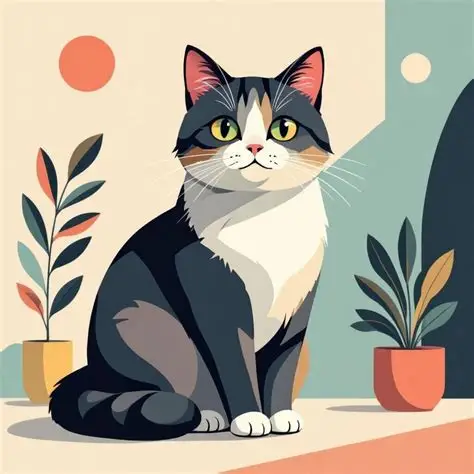
#> input picture IA2/gato.jpg, 474 x 474 px
$ python blur.py
#> lines starting #> are read from the running program, lines starting #| are printed output that depends on the picture
# -*- coding: utf-8 -*-
"""
Created on Mon Aug 31 20:47:42 2026

@author: zaldi
"""

# ====================Filtros en imagenes====================
import cv2
import numpy as np
import random
import matplotlib.pyplot as plt
img = cv2.imread('gato.jpg', 0)
#> img: shape (474, 474); min 0, max 255, mean 164.3
print("Tamaño:", img.shape)
#| Tamaño: (474, 474)
print("Tipo:", img.dtype)
#| Tipo: uint8
# lectura de la imageen en escala de gris& "C:\Users\zaldi\AppData\Local\Microsoft\WindowsApps\python3.13.exe" -m pip install matplotlib
img = cv2.imread('nina.jpg', 0)
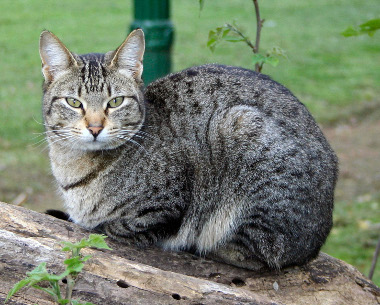
#> input picture IA2/nina.jpg, 380 x 305 px
#> img: shape (305, 380); min 0, max 255, mean 122
print("Tamaño:", img.shape)
#| Tamaño: (305, 380)
print("Tipo:", img.dtype)
#| Tipo: uint8
# filtro media
# copia de imagen entre 0 y 1
A = img.copy() / 255

# guardar el tamano de la imagen
m, n = A.shape
#> m = 305; n = 380
# crear imagen nueva
B = np.zeros((m, n))
i = 2
j = 2

for i in range(m - 1):
    for j in range(n - 1):
        B[i, j] = (A[i - 1, j - 1] + A[i - 1, j] + A[i - 1, j + 1]
                  + A[i, j - 1] + A[i, j] + A[i, j + 1]
                  + A[i + 1, j - 1] + A[i + 1, j] + A[i + 1, j + 1])
        B[i, j] = B[i, j] / 9
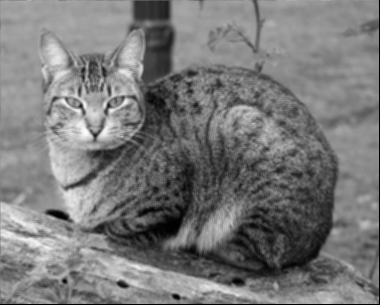
#> B: shape (305, 380) float64; min 0, max 0.981, mean 0.475

cv2.imshow('img', img)
cv2.imshow('filtro media', B)
cv2.waitKey(0)
cv2.destroyAllWindows()

# filtro pasa altas
# mascara de convolucion para deteccion de bordes
h = np.array([[-1, -1, -1], [-1, 8, -1], [-1, -1, -1]])
for i in range(m - 1):
    for j in range(n - 1):
        B[i, j] = (h[0, 0] * A[i - 1, j - 1] + h[0, 1] * A[i - 1, j] + h[0, 2] * A[i - 1, j + 1]
                  + h[1, 0] * A[i, j - 1] + h[1, 1] * A[i, j] + h[1, 2] * A[i, j + 1]
                  + h[2, 0] * A[i + 1, j - 1] + h[2, 1] * A[i + 1, j] + h[2, 2] * A[i + 1, j + 1])
        B[i, j] = abs(B[i, j])
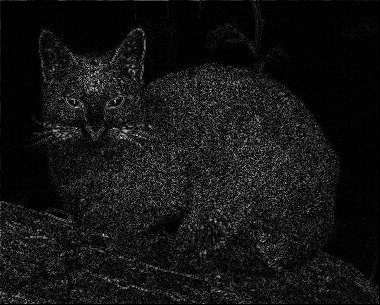
#> B: shape (305, 380) float64; min 0, max 4.25, mean 0.343; drawn with min black and max white

cv2.imshow('img', img)
cv2.imshow('filtro pasa altas', B)
cv2.waitKey(0)
cv2.destroyAllWindows()

# filtro media con funcion
# lectura de la imageen en escala de gris
img = cv2.imread('nina.jpg')
#> img is the input picture: shape (305, 380, 3); mean B, G, R 109.6, 127.1, 116.7
filtrada = cv2.blur(img, (5, 5))
# mostrar
cv2.imshow("Imagen original", img)
cv2.imshow("Filtro medi", filtrada)
cv2.waitKey(0)
cv2.destroyAllWindows()

# ==========================tipos de ruido==========================
def sp_noise(image, prob):
    '''
    Agregue ruido de sal y pimienta
    problema: relación de ruido
    '''
#> called with prob = 0.02
    output = np.zeros(image.shape, np.uint8)
    thres = 1 - prob
    for i in range(image.shape[0]):
        for j in range(image.shape[1]):
            rdn = random.random()
            if rdn < prob:
                output[i][j] = 0
            elif rdn > thres:
                output[i][j] = 255
            else:
                output[i][j] = image[i][j]
    return output

out1 = sp_noise(img, prob=0.02)
cv2.imshow("ruido sal pimienta", out1)
cv2.waitKey(0)
cv2.destroyAllWindows()

def gasuss_noise(image, mean=0, var=0.001):
    '''
    Agregue ruido gaussiano
    significar: significar
    var: varianza
    '''
#> called with mean = 0, var = 0.01
    image = np.array(image / 255, dtype=float)
    noise = np.random.normal(mean, var ** 0.5, image.shape)
    out = image + noise
    if out.min() < 0:
        low_clip = -1.
    else:
        low_clip = 0.
    out = np.clip(out, low_clip, 1.0)
    out = np.uint8(out * 255)
    return out

out2 = gasuss_noise(img, mean=0, var=0.01)

# Mostrar imagen
titles = ['Original Image', 'Add Salt and Pepper noise', 'Add Gaussian noise']
images = [img, out1, out2]

plt.figure(figsize=(20, 15))
for i in range(3):
    plt.subplot(1, 3, i + 1)
    plt.imshow(images[i], 'gray')
    plt.title(titles[i])
    plt.xticks([]), plt.yticks([])
plt.show()
#> figure, not shown here; B, G, R data is drawn as R, G, B

# ====================Filtros de suavizado con comando de cv2====================
# lectura de la imageen en escala de gris
img = cv2.imread('foto.png')
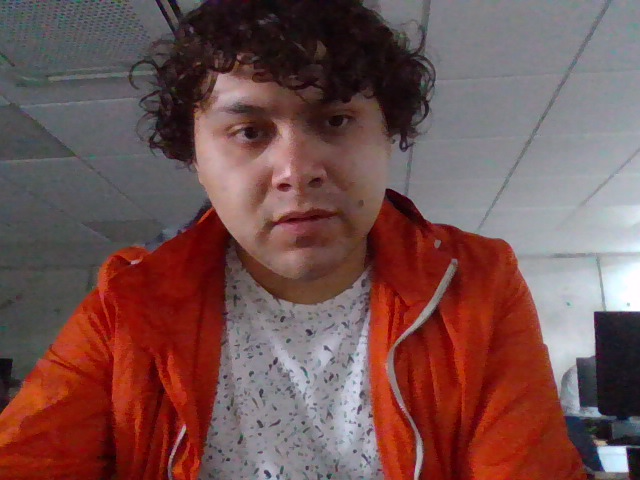
#> input picture IA2/foto.png, 640 x 480 px
#> img is the input picture: shape (480, 640, 3); mean B, G, R 79.6, 80.8, 115.7

# filtro convolucion
kernel = np.ones((3, 3), np.float32) / 9
# filter2D recibe laimage a filtrar, la profundidad, -1 le da la misma profundidad que la imagen de entard
# matriz de 2d a utilizar
# en este caos se lee la imagen con ruidp
convolucion = cv2.filter2D(out1, -1, kernel)
cv2.imshow('img', out1)
cv2.imshow('convolucion', convolucion)
cv2.waitKey(0)
cv2.destroyAllWindows()

# filtro promedio
promedio = cv2.blur(out1, (3, 3))
cv2.imshow('img', out1)
cv2.imshow('promedio', promedio)
cv2.waitKey(0)
cv2.destroyAllWindows()

# filtro gaussiano
# Parametros que recibe imagen, tamano del kernel y desviacion estandar
gaussiano = cv2.GaussianBlur(out1, (3, 3), 0)
cv2.imshow('img', out1)
cv2.imshow('gaussiano', gaussiano)
cv2.waitKey(0)
cv2.destroyAllWindows()

# filtro mediana
mediana = cv2.medianBlur(out1, 3)
cv2.imshow('img', out1)
cv2.imshow('mediana', mediana)
cv2.waitKey(0)
cv2.destroyAllWindows()

# deteccion de bordes
# Filtro promedio suaviza la imagen
img = cv2.imread('animales.jpg', 0)
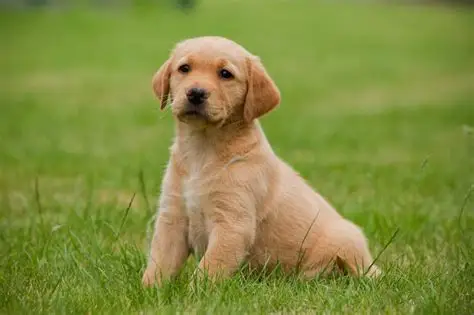
#> input picture IA2/animales.jpg, 474 x 315 px
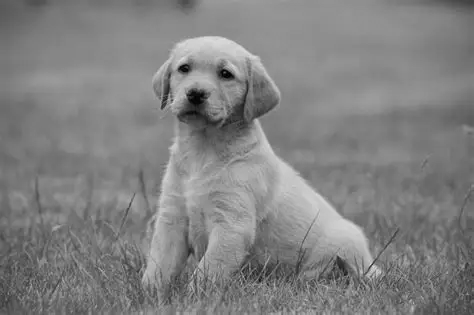
#> img: shape (315, 474); min 0, max 221, mean 129

kernel2 = np.array([[-1, -1, -1],
                    [-1,  8, -1],
                    [-1, -1, -1]])
# filter2D recibe laimage a filtrar, la profundidad, -1 le da la misma profundidad que la imagen de entard
# matriz de 2d a utilizar
bordes = cv2.filter2D(src=img, ddepth=-1, kernel=kernel2)
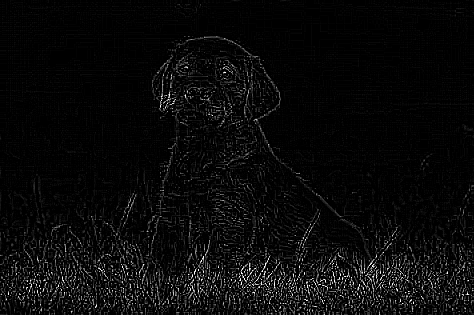
#> bordes: shape (315, 474); min 0, max 255, mean 10.4
cv2.imshow('img', img)
cv2.imshow('bordes', bordes)
cv2.waitKey(0)
cv2.destroyAllWindows()
